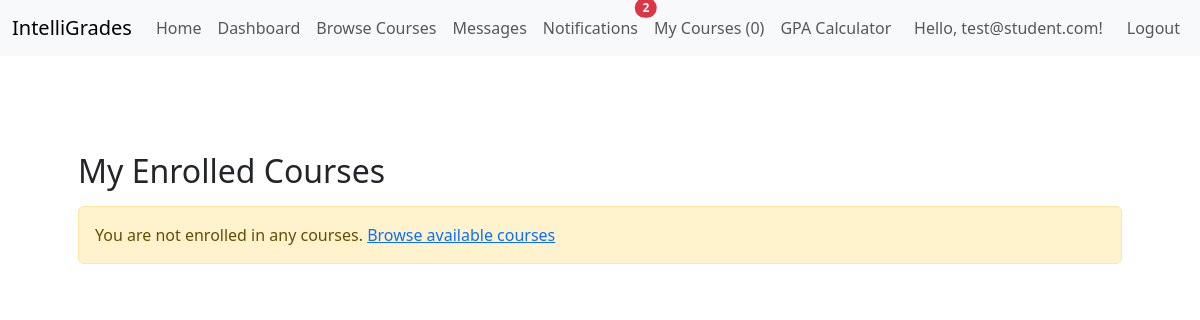
The page /courses/my-courses (signed in) on the database as committed earlier.
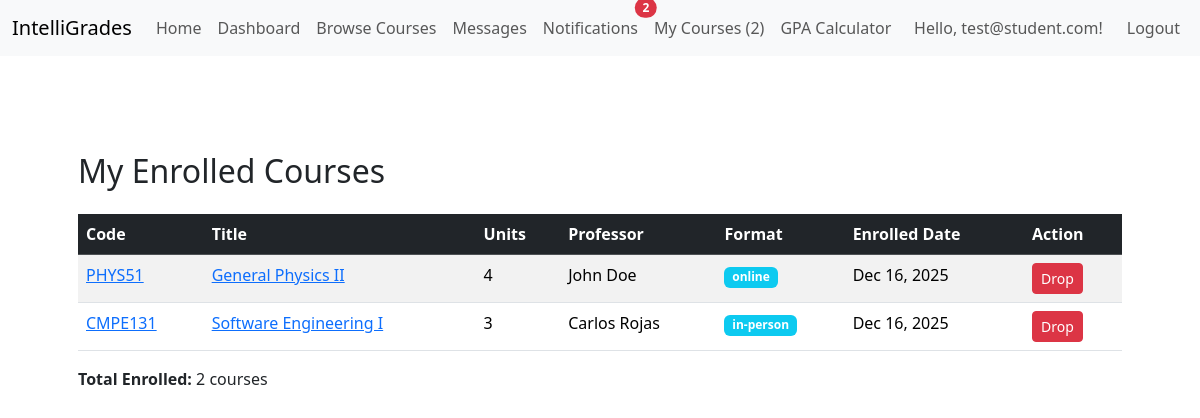
The same page on the database as committed later.
### app/models.py (models this page shows, shortened)
class User(UserMixin, db.Model):
    __tablename__ = 'users'
    ROLE_STUDENT = "student"
    ROLE_PROFESSOR = "professor"
    ROLE_ADMIN = "admin"
    id = db.Column(db.Integer, primary_key=True)
    password_hash = db.Column(db.String(255), nullable=False)
    email = db.Column(db.String(100), unique=True, nullable=False)
    avatar_url = db.Column(db.String(400), nullable=True)
    role = db.Column(db.String(32), default=ROLE_STUDENT, nullable=False)
    created_at = db.Column(db.DateTime, default=datetime.utcnow, nullable=False)
    courses = db.relationship(
        "Course",
        secondary="enrollments",
        backref="students",
        lazy="dynamic",
    )
    @property
    def is_student(self):
        return self.role == self.ROLE_STUDENT
    @property
    def is_professor(self):
        return self.role == self.ROLE_PROFESSOR
    @property
    def is_admin(self):
        return self.role == self.ROLE_ADMIN
    def get_enrolled_courses(self):
        from app.models import Course, Enrollment
        return Course.query.join(Enrollment).filter(
            Enrollment.user_id == self.id
        ).all()
    def get_enrolled_courses_count(self):
        from app.models import Enrollment
        return Enrollment.query.filter_by(user_id=self.id).count()

class Course(db.Model):
    __tablename__ = 'courses'
    id = db.Column(db.Integer, primary_key=True)
    code = db.Column(db.String(32), unique=True, nullable=False)
    title = db.Column(db.String(128), nullable=False)
    description = db.Column(db.Text)
    credits = db.Column(db.Integer, nullable=False)  # number of units/credits
    professor = db.Column(db.String(128), nullable=True)
    professor_id = db.Column(db.Integer, db.ForeignKey('users.id'), nullable=True)
    professor_user = db.relationship(
        'User',
        foreign_keys=[professor_id],
        backref='created_courses'
    )
    availability = db.Column(db.Boolean, default=True)
    format = db.Column(db.String(32), default='online')
    max_students = db.Column(db.Integer)
    created_at = db.Column(db.DateTime, default=datetime.utcnow)
    enrollments_rel = db.relationship(
        'Enrollment',
        backref='course',
        lazy='dynamic',
        cascade='all,delete-orphan'
    )
    assignments = db.relationship(
        'Assignment',
        back_populates='course',
        lazy='dynamic',
        cascade='all,delete-orphan'
    )

class Enrollment(db.Model):
    __tablename__ = 'enrollments'
    id = db.Column(db.Integer, primary_key=True)
    user_id = db.Column(db.Integer, db.ForeignKey('users.id'), nullable=False)
    course_id = db.Column(db.Integer, db.ForeignKey('courses.id'), nullable=False)
    enrolled_at = db.Column(db.DateTime, default=datetime.utcnow)
    grade = db.Column(db.String(2))
    user = db.relationship('User', backref='course_enrollments')
    __table_args__ = (
        db.UniqueConstraint('user_id', "course_id", name='unique_user_course'),
    )

### app/courses/routes.py (the view)
@courses_bp.route('/my-courses')
@login_required
def my_courses():
    enrolled_courses = current_user.get_enrolled_courses()
    return render_template('courses/my_courses.html', courses=enrolled_courses)

### app/__init__.py (called while the page is built)
@create_app.context_processor
def inject_notifications():
    if current_user.is_authenticated:
        return {
            "notifications": [
                {"message": "You haven’t checked Week 3 notes."},
                {"message": "New message in CMPE 102 discussion board."}
            ]
        }
    return {"notifications": []}

@login_manager.user_loader
def load_user(user_id):
    return User.query.get(int(user_id))

### app/courses/templates/courses/my_courses.html
{% extends "base.html" %} {% block body %}
<div class="container mt-5">
  <h2>My Enrolled Courses</h2>
  {% if courses %}
  <table class="table table-striped mt-4">
    <thead class="table-dark">
      <tr>
        <th>Code</th>
        <th>Title</th>
        <th>Units</th>
        <th>Professor</th>
        <th>Format</th>
        <th>Enrolled Date</th>
        <th>Action</th>
      </tr>
    </thead>
    <tbody>
      {% for course in courses %}
      <tr>
        <td>
          <a
            href="{{ url_for('courses.course_dashboard', course_id=course.id) }}"
            >{{ course.code }}</a
          >
        </td>
        <td>
          <a
            href="{{ url_for('courses.course_dashboard', course_id=course.id) }}"
            >{{ course.title }}</a
          >
        </td>
        <td>{{ course.credits }}</td>
        <td>{{ course.professor }}</td>
        <td><span class="badge bg-info">{{ course.format }}</span></td>
        <td>
          {% set enrollment =
          course.enrollments_rel.filter_by(user_id=current_user.id).first() %}
          {{ enrollment.enrolled_at.strftime('%b %d, %Y') if enrollment else
          'N/A' }}
        </td>
        <td>
          <form
            method="POST"
            action="{{ url_for('courses.drop_course', course_id=course.id) }}"
            style="display: inline"
          >
            <button
              type="submit"
              class="btn btn-sm btn-danger"
              onclick="return confirm('Drop this course?')"
            >
              Drop
            </button>
          </form>
        </td>
      </tr>
      {% endfor %}
    </tbody>
  </table>
  <div class="mt-3">
    <strong>Total Enrolled:</strong> {{ courses|length }} courses
  </div>
  {% else %}
  <p class="alert alert-warning mt-3">
    You are not enrolled in any courses.
    <a href="{{ url_for('courses.courses_list') }}">Browse available courses</a>
  </p>
  {% endif %}
</div>
{% endblock %}

### app/templates/base.html (shortened to what this page needs)
<!DOCTYPE html>
<html lang="en">
  <head>
    <link
      rel="stylesheet"
      href="{{url_for('static', filename='styles.css')}}"
    />
    <link
      href="https://cdn.jsdelivr.net/npm/bootstrap@5.3.8/dist/css/bootstrap.min.css"
      rel="stylesheet"
    />
  </head>
  <body>
    <nav class="navbar navbar-expand-lg bg-body-tertiary">
      <div class="container-fluid">
        <a class="navbar-brand" href="{{ url_for('main.index') }}"
          >IntelliGrades</a
        >
        <div class="collapse navbar-collapse">
          <ul class="navbar-nav me-auto">
            <li class="nav-item">
              <a class="nav-link" href="{{ url_for('main.index') }}">Home</a>
            </li>
            {% if current_user.is_authenticated %}
            <li class="nav-item">
              <a class="nav-link" href="{{ url_for('main.dashboard') }}">
                Dashboard
              </a>
            </li>
            <li class="nav-item">
              <a class="nav-link" href="{{ url_for('courses.courses_list') }}">
                Browse Courses
              </a>
            </li>
            <li class="nav-item">
              <a class="nav-link" href="{{ url_for('main.messages') }}"
                >Messages</a
              >
            </li>
            <li class="nav-item">
              <a
                class="nav-link position-relative"
                href="{{ url_for('main.dashboard') }}"
              >
                Notifications {% if notifications and notifications|length > 0
                %}
                <span
                  class="position-absolute top-0 start-100 translate-middle badge rounded-pill bg-danger"
                >
                  {{ notifications|length }}
                </span>
                {% endif %}
              </a>
            </li>
            {% if current_user.is_student %}
            <li class="nav-item">
              <a class="nav-link" href="{{ url_for('courses.my_courses') }}">
                My Courses ({{ current_user.get_enrolled_courses_count() }})
              </a>
            </li>
            <li class="nav-item">
              <a class="nav-link" href="{{ url_for('main.gpa_calculator') }}">
                GPA Calculator
              </a>
            </li>
            {% endif %}
             {% endif %}
          </ul>
          <ul class="navbar-nav">
            {% if not current_user.is_authenticated %}
            <li class="nav-item">
              <a class="nav-link" href="{{ url_for('auth.login') }}">Login</a>
            </li>
            <li class="nav-item">
              <a class="nav-link" href="{{ url_for('auth.register') }}"
                >Register</a
              >
            </li>
            {% else %}
            <li class="nav-item ms-auto d-flex align-items-center">
              <span class="navbar-text me-3">
                Hello, {{ current_user.email }}!
              </span>
              <a class="nav-link" href="{{ url_for('auth.logout') }}">Logout</a>
            </li>
            {% endif %}
          </ul>
        </div>
      </div>
    </nav>
    <div class="container p-4">
      <div class="container py-2">{% block body %} {% endblock %}</div>
      <div class="container py-2">{%block index%} {% endblock %}</div>
    </div>
  </body>
</html>

### app/static/styles.css (style rules this page uses)
.navbar { background-color: #3473a1; }

Rows that differ between the two databases and show on the page:
shown differently, row unchanged: User "test@student.com": get_enrolled_courses_count (not shown) → "2"
now on this page (row unchanged): Course: code "PHYS51", title "General Physics II", credits "4", professor "John Doe", format "online"
added Enrollment: enrolled_at "Dec 16, 2025"
now on this page (row unchanged): Course: code "CMPE131", title "Software Engineering I", credits "3", professor "Carlos Rojas", format "in-person"
added Enrollment: enrolled_at "Dec 16, 2025"
Other text that changed with them:
{{ courses|length }}: (not shown) → "2"
{{ current_user.get_enrolled_courses_count() }}: "0" → (not shown)
text no longer shown: "You are not enrolled in any courses. Browse available courses"
text now shown: "Code Title Units Professor Format Enrolled Date Action Total Enrolled: courses"
